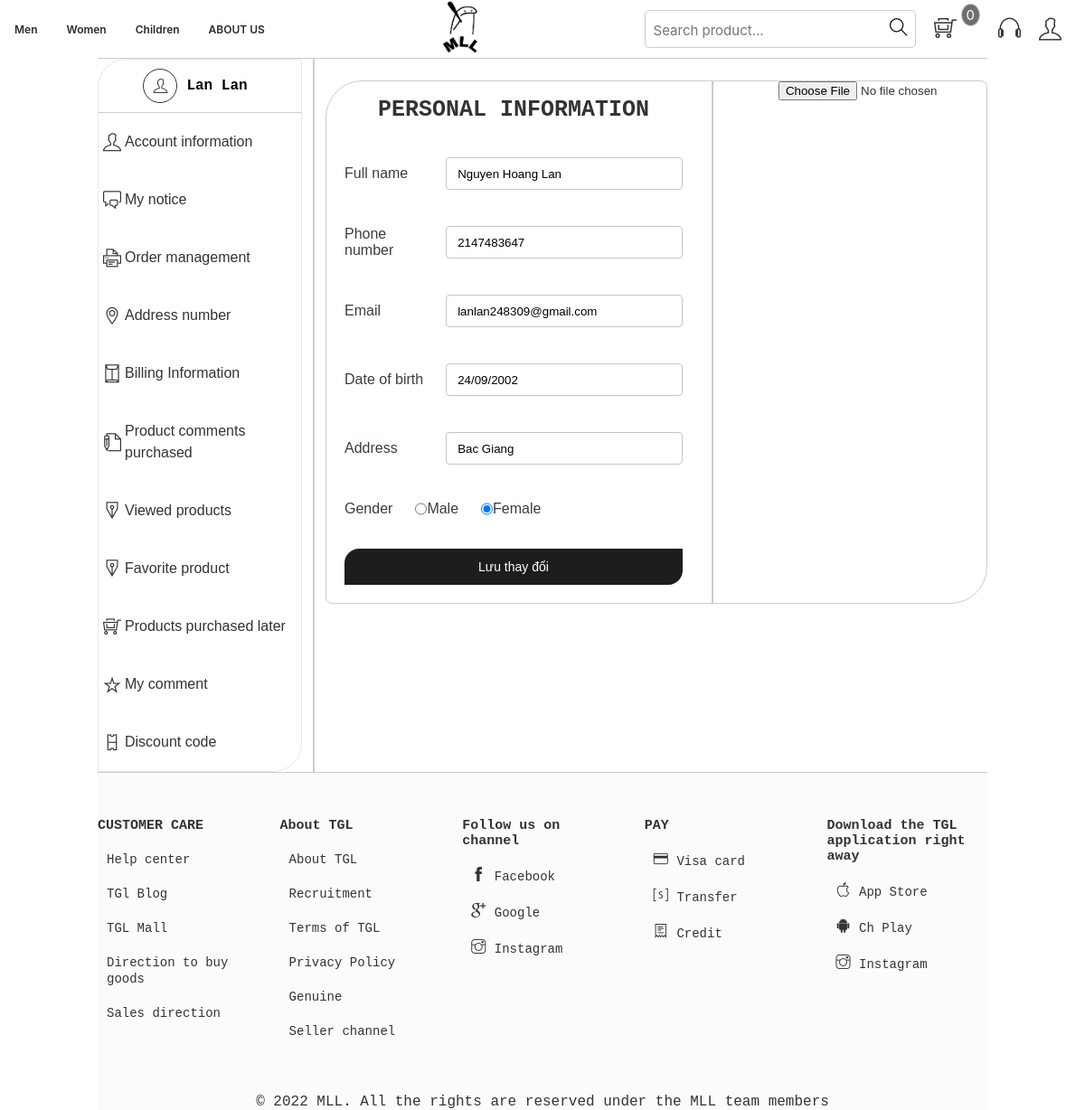
The app's page /account.php (signed in) with its own data.
### tables this page shows
CREATE TABLE `tbl_uer` (
  `userId` int(11) NOT NULL,
  `name` varchar(255) NOT NULL,
  `username` varchar(255) NOT NULL,
  `userPassword` varchar(255) NOT NULL,
  `email` varchar(255) NOT NULL,
  `gioiTinh` varchar(255) NOT NULL,
  `sdt` int(11) NOT NULL,
  `ngaySinh` varchar(255) NOT NULL,
  `diaChi` text NOT NULL,
  `cauHoiBM` varchar(255) NOT NULL
);

### classses/user.php (called while the page is built, shortened)
<?php
$filepath = realpath(dirname(__FILE__));
include_once($filepath . '/../lib/database.php');
?>
<?php
class user
{
    private $db;
    public function __construct()
    {
        $this->db = new Database();
    }
    public function show_User($userId)
    {
        $query = "SELECT *  FROM tbl_uer WHERE userId = '$userId'";
        $result = $this->db->select($query);
        return $result;
    }
}
?>

### lib/database.php (called while the page is built, shortened)
<?php
    Class Database{
        public $host   = DB_HOST;
        public $user   = DB_USER;
        public $pass   = DB_PASS;
        public $dbname = DB_NAME;
        public $link;
        private function connectDB(){
        $this->link = new mysqli($this->host, $this->user, $this->pass,
            $this->dbname);
        }
        public function select($query){
            $result = $this->link->query($query) or
            die($this->link->error.__LINE__);
            if($result->num_rows > 0){
                return $result;
            } else {
                return false;
            }
        }
}

### inc/handle.php (called while the page is built, shortened)
<?php
    include_once 'lib/session.php';
?>
<?php
    include_once 'lib/database.php';
    $user = new user();
?>

### lib/session.php (called while the page is built, shortened)
<?php
class Session{
 public static function get($key){
    if (isset($_SESSION[$key])) {
     return $_SESSION[$key];
    } else {
     return false;
    }
 }
}
?>

### classses/cart.php (called while the page is built, shortened)
<?php
    $filepath = realpath(dirname(__FILE__));
    include_once($filepath.'/../lib/database.php');
?>
<?php
    class cart
    {
        private $db;
        public function __construct()
        {
            $this->db = new Database();
        }
        public function showCart($userId)
        {
            $query = "SELECT ct.* , pd.productName , pd.price , pd.image
            FROM tbl_cart AS ct
            INNER JOIN tbl_product AS pd ON ct.productId=pd.productId
            WHERE userId='$userId'
            order by pd.productId desc";
            $result = $this->db->select($query);
            return $result;
        }
    }
?>

### account.php (the view, shortened to what this page needs)
<?php include './inc/handle.php' ?>
<!DOCTYPE html>
<html lang="en">
<head>
    <link rel="stylesheet" href="assets/css/grid.css">
    <link rel="stylesheet" href="assets/css/account.css">
    <link rel="stylesheet" href="assets/css/main.css">
    <link rel="stylesheet" href="https://pro.fontawesome.com/releases/v5.10.0/css/all.css" />
    <link rel="stylesheet" href="assets/font/themify-icons/themify-icons.css">
</head>
<body>
    <div class="content">
        <div class="grid">
            <?php include 'inc/header.php' ?>
        </div>
        <div class="grid wide" style="border-top: 1px solid #ccc;">
            <div class="account-body">
                <div class="row">
                    <div class="col l-3  underline">
                        <div class="category-all">
                            <ul>
                                <li style="display: flex;
                                align-items: center;
                                justify-content: center;
                                padding: 10px;
                                border-bottom: 1px solid #ccc;">
                                    <span class="ti-user" style="padding: 10px;border: 1px solid;border-radius: 50%;"></span>
                                    <a href="" style="text-decoration: none;padding: 0 10px;font-family: var(--font-family-monospace); color: black;
                                font-weight: bold"> Lan Lan</a>
                                </li>
                                <li class="category">
                                    <span class="ti-user"></span>
                                    <a href=""> Account information</a>
                                </li>
                                <li class="category">
                                    <span class="ti-comments"></span>
                                    <a href=""> My notice</a>
                                </li>
                                <li class="category">
                                    <span class="ti-printer"></span>
                                    <a href="donhang.php"> Order management</a>
                                </li>
                                <li class="category">
                                    <span class="ti-location-pin"></span>
                                    <a href=""> Address number</a>
                                </li>
                                <li class="category">
                                    <span class="ti-envelope"></span>
                                    <a href="">Billing Information</a>
                                </li>
                                <li class="category">
                                    <span class="ti-write"></span>
                                    <a href=""> Product comments purchased</a>
                                </li>
                                <li class="category">
                                    <span class="ti-ink-pen"></span>
                                    <a href=""> Viewed products</a>
                                </li>
                                <li class="category">
                                    <span class="ti-ink-pen"></span>
                                    <a href=""> Favorite product</a>
                                </li>
                                <li class="category">
                                    <span class="ti-shopping-cart-full"></span>
                                    <a href=""> Products purchased later</a>
                                </li>
                                <li class="category">
                                    <span class="ti-star"></span>
                                    <a href="">My comment</a>
                                </li>
                                <li class="category">
                                    <span class="ti-ticket"></span>
                                    <a href=""> Discount code</a>
                                </li>
                            </ul>
                        </div>
                    </div>
                    <div class="col m-12 l-9">
                        <div class="account-me">
                            <div class="row">
                                <div class="col l-7 m-12 underline">
                                    <div class="account-tt">
                                        <span class="account-title">Personal information </span>
                                    </div>
                                    <?php
                                    $userId = Session::get('user_id');
                                    $infor_user = $user->show_User($userId);
                                    while ($result_infor_user = $infor_user->fetch_assoc()) {
                                    ?>
                                        <form action="" method="post">
                                            <div class="information">
                                                <div class="information-name">
                                                    <label>Full name</label>
                                                    <input type="text" name="name" value="<?php echo $result_infor_user['name'] ?>">
                                                </div>
                                                <div class="information-name">
                                                    <label>Phone number</label>
                                                    <input type="text" name="phone" value="<?php echo $result_infor_user['sdt'] ?>">
                                                </div>
                                                <div class="information-name">
                                                    <label>Email</label>
                                                    <input type="text" name="email" value="<?php echo $result_infor_user['email'] ?>">
                                                </div>
                                                <div class="information-name">
                                                    <label>Date of birth</label>
                                                    <input type="text" name="date" value="<?php echo $result_infor_user['ngaySinh'] ?>">
                                                </div>
                                                <div class="information-name">
                                                    <label>Address</label>
                                                    <input type="text" name="address" value="<?php echo $result_infor_user['diaChi'] ?>">
                                                </div>
                                                <div class="information-sex">
                                                    <label>Gender</label>
                                                    <?php if ($result_infor_user['gioiTinh'] == "Nam" || $result_infor_user['gioiTinh'] == "nam") { ?>
                                                        <input type="radio" checked="true" name="sex" id="Boy" value="Nam">
                                                        <label for="Nam">Male</label>
                                                        <input type="radio" name="sex" id="Girl" value="Nữ">
                                                        <label for="Nu">Female</label>
                                                    <?php
                                                    } else {
                                                    ?>
                                                        <input type="radio" name="sex" id="Boy" value="Nam">
                                                        <label for="Nam">Male</label>
                                                        <input type="radio" checked="true" name="sex" id="Girl" value="Nữ">
                                                        <label for="Nu">Female</label>
                                                    <?php } ?>
                                                </div>
                                                <div class="infotmation-save">
                                                    <input type="submit" name="save" value="Lưu thay đổi">
                                                </div>
                                            <?php } ?>
                                        </form>
                                </div>
                            </div>
                            <div class="col l-5">
                                <div class="form-upload__img">
                                    <input type="file" name="user_name">
                                </div>
                            </div>
                        </div>
                    </div>
                </div>
            </div>
        </div>
        <?php include './inc/footer.php' ?>
    </div>
</body>
</html>

### assets/css/grid.css (style rules this page uses)
.grid { width: 100%; display: block; padding: 0; }
.grid.wide { max-width: 1200px; margin: 0 auto; }
.row { display: flex; flex-wrap: wrap; margin-left: -4px; margin-right: -4px; }
@media (min-width: 740px) { .row { margin-left: -8px; margin-right: -8px; } }
@media (min-width: 740px) { .m-1, .m-2, .m-3, .m-4, .m-5, .m-6, .m-7, .m-8, .m-9, .m-10, .m-11, .m-12 { display: block; } }
@media (min-width: 740px) { .m-12 { flex: 0 0 100%; max-width: 100%; } }
@media (min-width: 1113px) { .row { margin-left: -12px; margin-right: -12px; } }
@media (min-width: 1113px) { .l-1, .l-2, .l-2-4, .l-3, .l-4, .l-5, .l-6, .l-7, .l-8, .l-9, .l-10, .l-11, .l-12 { display: block; } }
@media (min-width: 1113px) { .l-3 { flex: 0 0 25%; max-width: 25%; } }
@media (min-width: 1113px) { .l-5 { flex: 0 0 41.66667%; max-width: 41.66667%; } }
@media (min-width: 1113px) { .l-7 { flex: 0 0 58.33333%; max-width: 58.33333%; } }
@media (min-width: 1113px) { .l-9 { flex: 0 0 75%; max-width: 75%; } }
@media (min-width: 1024px) and (max-width: 1239px) { .wide { width: 984px; } }
@media (min-width: 1024px) and (max-width: 1239px) { .wide .row { margin-left: -12px; margin-right: -12px; } }
@media (min-width: 1024px) and (max-width: 1239px) { .wide .col { padding-left: 12px; padding-right: 12px; } }
@media (min-width: 1024px) and (max-width: 1239px) { .wide .l-1, .wide .l-2, .wide .l-2-4, .wide .l-3, .wide .l-4, .wide .l-5, .wide .l-6, .wide .l-7, .wide .l-8, .wide .l-9, .wide .l-10, .wide .l-11, .wide .l-12 { display: block; } }
@media (min-width: 1024px) and (max-width: 1239px) { .wide .l-3 { flex: 0 0 25%; max-width: 25%; } }
@media (min-width: 1024px) and (max-width: 1239px) { .wide .l-5 { flex: 0 0 41.66667%; max-width: 41.66667%; } }
@media (min-width: 1024px) and (max-width: 1239px) { .wide .l-7 { flex: 0 0 58.33333%; max-width: 58.33333%; } }
@media (min-width: 1024px) and (max-width: 1239px) { .wide .l-9 { flex: 0 0 75%; max-width: 75%; } }

### assets/css/account.css (style rules this page uses)
:root { --font-family-sans-serif: -apple-system, BlinkMacSystemFont, "Segoe UI", Roboto, "Helvetica Neue", Arial, "Noto Sans", "Liberation Sans", sans-serif, "Apple Color Emoji", "Segoe UI Emoji", "Segoe UI Symbol", "Noto Color Emoji"; --font-family-monospace: SFMono-Regular, Menlo, Monaco, Consolas, "Liberation Mono", "Courier New", monospace; }
.underline { border-right: 2px solid #ccc; }
.category-all { background-color: #fff; height: 100%; border-radius: 32px 0px; border: 1px solid #e7e8e9; }
.category-all ul { margin: 0px; padding: 0px; }
.category-all li { margin: 0px; }
.category { padding: 20px 5px; display: flex; align-items: center; margin: 30px 10px; }
.category a { text-decoration: none; font-size: 16px; line-height: 24px; color: #333; padding-left: 4px; }
.category span { font-size: 20px; }
.account-me { border: 1px solid #ccc; border-radius: 41px 7px; margin-top: 24px; max-width: 100%; -webkit-margin-start: auto; margin-inline-start: auto; -webkit-margin-end: auto; margin-inline-end: auto; }
.account-tt { text-align: center; margin-top: 20px; padding: 0 10px; }
.account-title { font-size: 25px; text-transform: uppercase; line-height: 24px; font-weight: 900; color: #333; font-family: var(--font-family-monospace); }
.information { margin: 20px; }
.information-name { display: flex; align-items: center; margin: 40px 0; justify-content: space-between; }
.information-name input { height: 36px; border-radius: 4px; padding: 10px 12px; line-height: 20px; width: 70%; outline: none; border: 1px solid rgb(196, 196, 207); }
.information-name label { font-size: 16px; max-width: 30%; color: rgb(55, 63, 60); padding-right: 25px; }
.information-sex { display: flex; }
.information-sex label { font-size: 16px; padding-right: 25px; color: rgb(55, 63, 60); }
.infotmation-save input { margin-top: 20px; border: 0px; width: 100%; height: 40px; border-radius: 16px 0px; color: rgb(255, 255, 255); font-size: 14px; background-color: rgb(30 28 28); cursor: pointer; }
.form-upload__img { width: 170px; height: 170px; border-radius: 50%; position: relative; z-index: 5; margin: 0 auto; }

### records on screen
tbl_uer: name "Nguyen Hoang Lan", phone "2147483647", email "lanlan248309@gmail.com", date "24/09/2002", address "Bac Giang"
